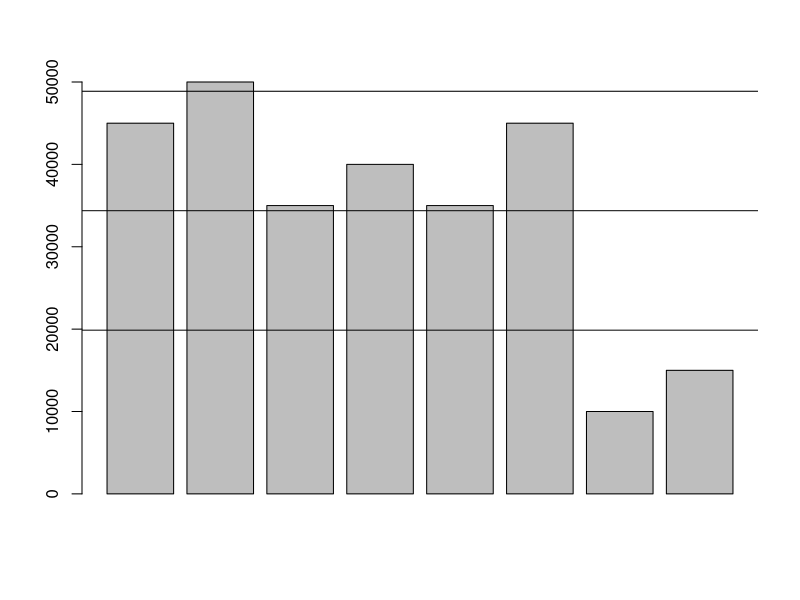

This chart was generated by the following R code:
pounds <- c(45000, 50000, 35000, 40000, 35000, 45000, 10000, 15000)
barplot(pounds)
meanValue <- mean(pounds)

abline(h = meanValue)

#At such cases, we found the standard deviation of data
deviation <- sd(pounds)

abline(h = meanValue + deviation)
abline(h = meanValue - deviation)